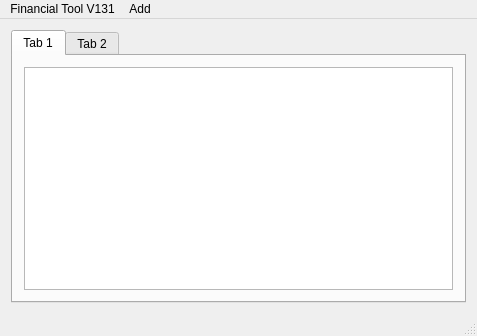
<?xml version="1.0" encoding="UTF-8"?>
<ui version="4.0">
 <class>FinTool</class>
 <widget class="QMainWindow" name="FinTool">
  <property name="geometry">
   <rect>
    <x>0</x>
    <y>0</y>
    <width>477</width>
    <height>336</height>
   </rect>
  </property>
  <property name="windowTitle">
   <string>FinTool</string>
  </property>
  <widget class="QWidget" name="centralWidget">
   <layout class="QGridLayout" name="gridLayout_2">
    <item row="0" column="0">
     <widget class="QTabWidget" name="tabWidget">
      <property name="currentIndex">
       <number>0</number>
      </property>
      <widget class="QWidget" name="tab">
       <attribute name="title">
        <string>Tab 1</string>
       </attribute>
       <layout class="QGridLayout" name="gridLayout">
        <item row="0" column="0">
         <widget class="QTableWidget" name="tableWidget"/>
        </item>
       </layout>
      </widget>
      <widget class="QWidget" name="tab_2">
       <attribute name="title">
        <string>Tab 2</string>
       </attribute>
      </widget>
     </widget>
    </item>
   </layout>
  </widget>
  <widget class="QMenuBar" name="menuBar">
   <property name="geometry">
    <rect>
     <x>0</x>
     <y>0</y>
     <width>477</width>
     <height>18</height>
    </rect>
   </property>
   <widget class="QMenu" name="menuFinancial_Tool_V131">
    <property name="title">
     <string>Financial Tool V131</string>
    </property>
   </widget>
   <widget class="QMenu" name="menuAdd">
    <property name="title">
     <string>Add</string>
    </property>
    <addaction name="add_transaction"/>
   </widget>
   <addaction name="menuFinancial_Tool_V131"/>
   <addaction name="menuAdd"/>
  </widget>
  <widget class="QStatusBar" name="statusBar"/>
  <action name="add_transaction">
   <property name="text">
    <string>Transaction</string>
   </property>
  </action>
 </widget>
 <layoutdefault spacing="6" margin="11"/>
 <resources/>
 <connections/>
</ui>
